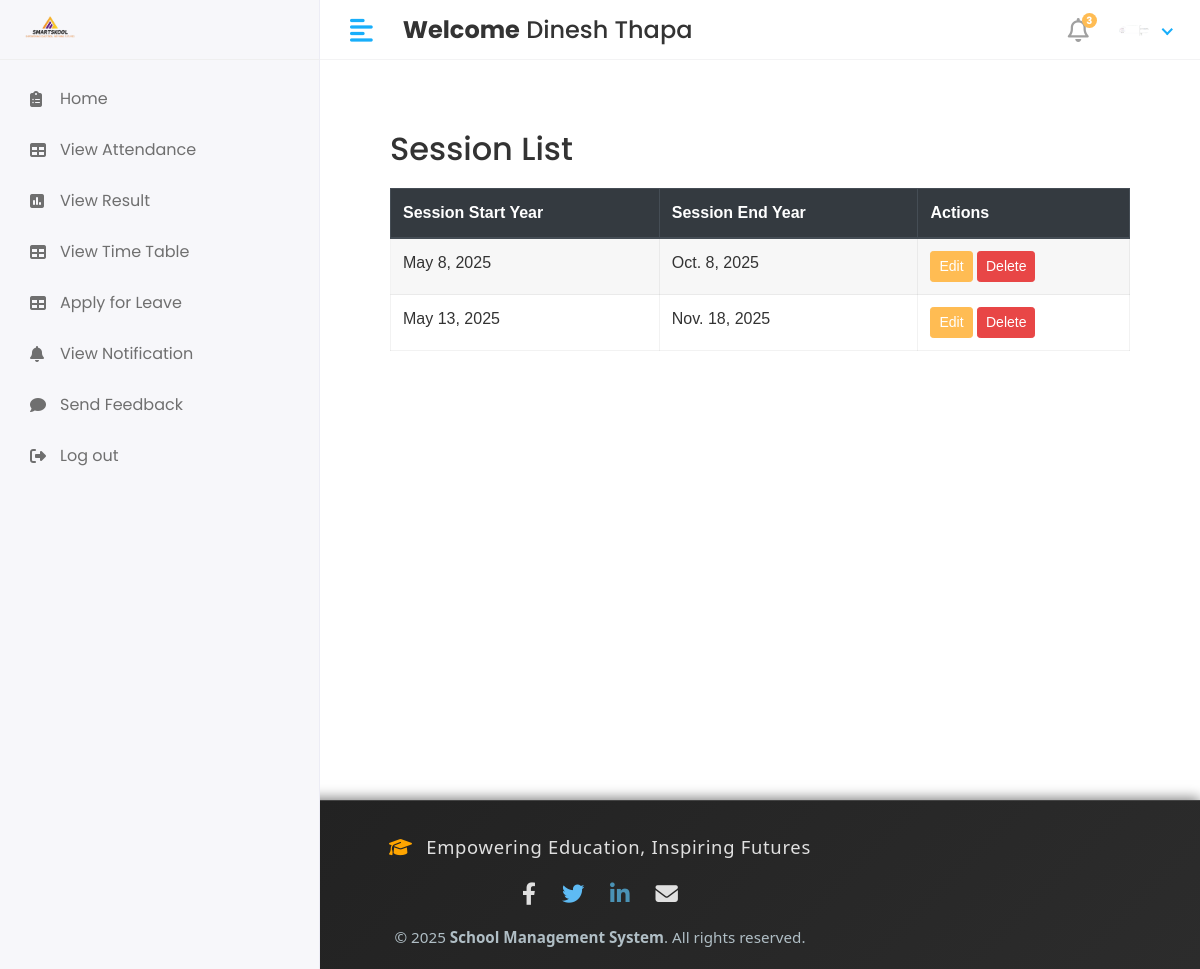
The page /Hod/Session/view (signed in) on the database its author committed.
### app/models.py (models this page shows, shortened)
class CustomUser(AbstractUser):
   USER= (
      (1,'hod'),
      (2,'staff'),
      (3,'student'),
    )
   user_type=models.CharField(choices=USER,max_length=50,default=1)
   profile_pic = models.ImageField(upload_to='media/profile_pics')

class session_year(models.Model):
    session_start_year = models.DateField()
    session_end_year = models.DateField()

### school_management_system/Hod_Views.py (the view)
# urls.py: path('Hod/Session/view',Hod_Views.view_session,name='view_session'),
@login_required(login_url='/')
def view_session(request):
    session_years = session_year.objects.all()
    context = {
        'session_years': session_years,
    }
    return render(request, 'Hod/view_session.html', context)

### templates/Hod/view_session.html (shortened to what this page needs)
{%extends 'base.html'%}
{%block content%}
<div class="container" style="padding: 40px; font-family: Arial, sans-serif;">
    <h2 style="color: #333; margin-bottom: 20px;">Session List</h2>
    <div class="table-responsive">
        <table id="studentTable" class="table table-striped table-bordered" style="width: 100%; background: #fff;">
            <thead class="thead-dark">
                <tr>
                    <th>Session Start Year</th>
                    <th>Session End Year</th>
                    <th>Actions</th>
                </tr>
            </thead>
            <tbody>
                {% for i in session_years %}
                <tr>
                    <td>{{ i.session_start_year }}</td>
                    <td>{{ i.session_end_year}}</td>
                    <td>
                        <a href="{% url 'edit_session' i.id%}" class="btn btn-primary btn-sm">Edit</a>
                        <a href="{% url 'delete_session' i.id%}" class="btn btn-danger btn-sm" onclick="return confirm('Are you sure you want to delete this session?');">Delete</a>
                    </td>
                </tr>
                {% endfor %}
            </tbody>
        </table>
    </div>
</div>
{% endblock %}

### templates/includes/header.html (shortened to what this page needs)
{% load static %}
<div class="header">
    {% if user.user_type == '1' %}
            <div class="header-left">
               <a href="" class="logo">
               <img src="{% static 'assets/img/logo1.png'%}" alt="Logo" width="80" height="80">
               </a>
               <a href="index.html" class="logo logo-small">
               <img src="{% static 'assets/img/logo1.png'%}" alt="Logo" width="80" height="80">
               </a>
            </div>
            <a href="javascript:void(0);" id="toggle_btn">
            <i class="fas fa-align-left"></i>
            </a>
            <div class="top-nav-search mt-3" >
               <h4><strong>Welcome</strong>&nbsp;<span>{{user.first_name}} {{user.last_name}}</span></h4>
            </div>
            <a class="mobile_btn" id="mobile_btn">
            <i class="fas fa-bars"></i>
            </a>
            <ul class="nav user-menu">
               <li class="nav-item dropdown noti-dropdown">
                  <a href="#" class="dropdown-toggle nav-link" data-toggle="dropdown">
                  <i class="far fa-bell"></i> <span class="badge badge-pill">3</span>
                  </a>
                  <div class="dropdown-menu notifications">
                     <div class="topnav-dropdown-header">
                        <span class="notification-title">Notifications</span>
                        <a href="javascript:void(0)" class="clear-noti"> Clear All </a>
                     </div>
                     <div class="noti-content">
                        <ul class="notification-list">
                           <li class="notification-message">
                              <a href="#">
                                 <div class="media">
                                    <span class="avatar avatar-sm">
                                    <img class="avatar-img rounded-circle" alt="User Image" src="{{ user.profile.profile_pic.url }}">
                                    </span>
                                    <div class="media-body">
                                       <p class="noti-details"><span class="noti-title">Carlson Tech</span> has approved <span class="noti-title">your estimate</span></p>
                                       <p class="noti-time"><span class="notification-time">4 mins ago</span></p>
                                    </div>
                                 </div>
                              </a>
                           </li>
                           <li class="notification-message">
                              <a href="#">
                                 <div class="media">
                                    <span class="avatar avatar-sm">
                                    <img class="avatar-img rounded-circle" alt="User Image" src="{% static 'assets/img/profiles/avatar-11.jpg'%}">
                                    </span>
                                    <div class="media-body">
                                       <p class="noti-details"><span class="noti-title">International Software Inc</span> has sent you a invoice in the amount of <span class="noti-title">$218</span></p>
                                       <p class="noti-time"><span class="notification-time">6 mins ago</span></p>
                                    </div>
                                 </div>
                              </a>
                           </li>
                           <li class="notification-message">
                              <a href="#">
                                 <div class="media">
                                    <span class="avatar avatar-sm">
                                    <img class="avatar-img rounded-circle" alt="User Image" src="{% static 'assets/img/profiles/avatar-17.jpg'%}">
                                    </span>
                                    <div class="media-body">
                                       <p class="noti-details"><span class="noti-title">John Hendry</span> sent a cancellation request <span class="noti-title">Apple iPhone XR</span></p>
                                       <p class="noti-time"><span class="notification-time">8 mins ago</span></p>
                                    </div>
                                 </div>
                              </a>
                           </li>
                           <li class="notification-message">
                              <a href="#">
                                 <div class="media">
                                    <span class="avatar avatar-sm">
                                    <img class="avatar-img rounded-circle" alt="User Image" src="{% static 'assets/img/profiles/avatar-13.jpg'%}">
                                    </span>
                                    <div class="media-body">
                                       <p class="noti-details"><span class="noti-title">Mercury Software Inc</span> added a new product <span class="noti-title">Apple MacBook Pro</span></p>
                                       <p class="noti-time"><span class="notification-time">12 mins ago</span></p>
                                    </div>
                                 </div>
                              </a>
                           </li>
                        </ul>
                     </div>
                     <div class="topnav-dropdown-footer">
                        <a href="#">View all Notifications</a>
                     </div>
                  </div>
               </li>
               <li class="nav-item dropdown has-arrow">
                  <a href="#" class="dropdown-toggle nav-link" data-toggle="dropdown">
                    <span class="user-img">
                     {% if user.profile_pic and user.profile_pic.url %}
                        <span class="user-img">
                           <img class="rounded-circle" src="{{ user.profile_pic.url }}" width="30" alt="Profile">
                           <span class="status online"></span>
                        </span>
                     {% else %}
                        <span class="user-img">
                           <img class="rounded-circle" src="{% static 'assets/img/noimg.png' %}" width="30" alt="Profile">
                           <span class="status online"></span>
                        </span>
                     {% endif %}
                                 </span>
                  </a>
                  <div class="dropdown-menu">
                     <div class="user-header">
                        <div class="avatar avatar-sm">
                           {% if user.profile_pic and user.profile_pic.url %}
                              <img src="{{ user.profile_pic.url }}" alt="User Image" class="avatar-img rounded-circle">
                           {% else %}
                              <img src="{% static 'assets/img/noimg.png' %}" alt="User Image" class="avatar-img rounded-circle">
                           {% endif %}
                        </div>
                        <div class="user-text">
                           <h6>{{user.first_name}}&nbsp; {{user.last_name}}</h6>
                           {% if user.user_type == '1' %}
                           <p class="text-muted mb-0">HOD</p>
                           {%elif user.user_type == '2' %}
                           <p class="text-muted mb-0">Staff</p>
                           {%else%}
                           <p class="text-muted mb-0">Student</p>
                           {%endif%}
                        </div>
                     </div>
                     <a class="dropdown-item" href="#">My Profile</a>
                     <a class="dropdown-item" href="inbox.html">Inbox</a>
                     <a class="dropdown-item" href={% url 'logout' %}>Logout</a>
                  </div>
               </li>
            </ul>
         {%else%}
         <div class="header-left">
              <a href="" class="logo">
               <img src="{% static 'assets/img/logo1.png'%}" alt="Logo" width="80" height="80">
               </a>
            </div>
            <a href="javascript:void(0);" id="toggle_btn">
            <i class="fas fa-align-left"></i>
            </a>
            <div class="top-nav-search mt-3" >
               <h4><strong>Welcome</strong>&nbsp;<span>{{user.first_name}} {{user.last_name}}</span></h4>
            </div>
            <ul class="nav user-menu">
               <li class="nav-item dropdown noti-dropdown">
                  <a href="#" class="dropdown-toggle nav-link" data-toggle="dropdown">
                  <i class="far fa-bell"></i> <span class="badge badge-pill">3</span>
                  </a>
               </li>
               <li class="nav-item dropdown has-arrow">
                  <a href="#" class="dropdown-toggle nav-link" data-toggle="dropdown">
                    <span class="user-img">
                     {% if user.profile_pic and user.profile_pic.url %}
                        <span class="user-img">
                           <img class="rounded-circle" src="{{ user.profile_pic.url }}" width="30" alt="Profile">
                        </span>
                     {% else %}
                        <span class="user-img">
                           <img class="rounded-circle" src="{% static 'assets/img/noimg.png' %}" width="30" alt="Profile">
                           <span class="status online"></span>
                        </span>
                     {% endif %}
                                 </span>
                  </a>
               </li>
            </ul>
         {% endif %}
</div>

### static/assets/css/style.css (style rules this page uses)
html { height: 100%; }
body { background-color: #fff; color: #333; font-family: 'Poppins', sans-serif; font-size: 1rem; height: 100%; line-height: 1.5; overflow-x: hidden; }
h1, h2, h3, h4, h5, h6 { font-family: 'Poppins', sans-serif; margin-top: 0; }
a { color: #009ce7; }
input, button, a { transition: all 0.4s ease; -moz-transition: all 0.4s ease; -o-transition: all 0.4s ease; -ms-transition: all 0.4s ease; -webkit-transition: all 0.4s ease; }
ul, ol { padding: 0px; list-style: none; }
.table { color: #333; max-width: 100%; margin-bottom: 0; width: 100%; }
.table-striped > tbody > tr:nth-of-type(2n+1) { background-color: #f8f9fa; }
.table thead tr th { font-weight: 600; }
.table tbody tr { border-bottom: 1px solid rgba(0, 0, 0, 0.05); }
.table-striped thead tr { border-color: transparent; }
.table-striped tbody tr { border-color: transparent; }
.table-striped tbody tr:nth-of-type(even) { background-color: rgba(255, 255, 255, 0.3); }
.table-striped tbody tr:nth-of-type(odd) { background-color: rgba(235, 235, 235, 0.4); }
.table-bordered { border: 1px solid rgba(0, 0, 0, 0.05) !important; }
.table-bordered th, .table-bordered td { border-color: rgba(0, 0, 0, 0.05); }
.btn-primary { background-color: #FFBC53; border: 1px solid #FFBC53; }
.btn-danger { background-color: #e84646; border: 1px solid #e84646; }
.header { background-color: #fff; border-bottom: 1px solid #f3f3f4; left: 0; position: fixed; right: 0; top: 0; z-index: 1001; height: 60px; }
.header .header-left { float: left; height: 60px; padding: 0 20px; position: relative; width: 320px; z-index: 1; transition: all 0.2s ease-in-out; background-color: #f7f7fa; border-bottom: 1px solid #efefef; border-right: 1px solid #ececf5; display: flex; align-items: center; }
.header .header-left .logo { display: inline-block; line-height: 60px; }
.header .header-left .logo img { max-height: 40px; width: auto; }
.header .dropdown-toggle:after { display: none; }
.header .has-arrow .dropdown-toggle:after { border-top: 0; border-left: 0; border-bottom: 2px solid #18aefa; border-right: 2px solid #18aefa; content: ''; height: 8px; display: inline-block; pointer-events: none; -webkit-transform-origin: 66% 66%; -ms-transform-origin: 66% 66%; transform-origin: 66% 66%; -webkit-transform: rotate(45deg); -ms-transform: rotate(45deg); transform: rotate(45deg); -webkit-transition: all 0.15s ease-in-out; transition: all 0.15s ease-in-out; width: 8px; vertical-align: 0px; }
.user-menu { float: right; margin: 0; position: relative; z-index: 99; padding-right: 15px; }
.user-menu.nav > li > a { color: #a0a0a0; font-size: 14px; line-height: 58px; padding: 0 15px; height: 60px; }
.user-img { margin-right: 3px; position: relative; }
.top-nav-search { float: left; margin-left: 15px; }
.user-menu.nav > li > a .badge { background-color: #FFBC53; display: block; font-size: 10px; font-weight: bold; height: 15px; width: 15px; position: absolute; right: 7px; top: 13px; color: #fff; padding: 3px; }
.user-menu.nav > li > a > i { font-size: 1.5rem; line-height: 60px; }
@media (min-width: 992px) { #toggle_btn { align-items: center; color: #18aefa; display: inline-flex; float: left; font-size: 26px; height: 60px; justify-content: center; margin-left: 15px; padding: 0 15px; } }

### rows shown on the page
CustomUser: first_name "Dinesh", last_name "Thapa", profile_pic (picture)
session_year: session_start_year "May 8, 2025", session_end_year "Oct. 8, 2025"
session_year: session_start_year "May 13, 2025", session_end_year "Nov. 18, 2025"
